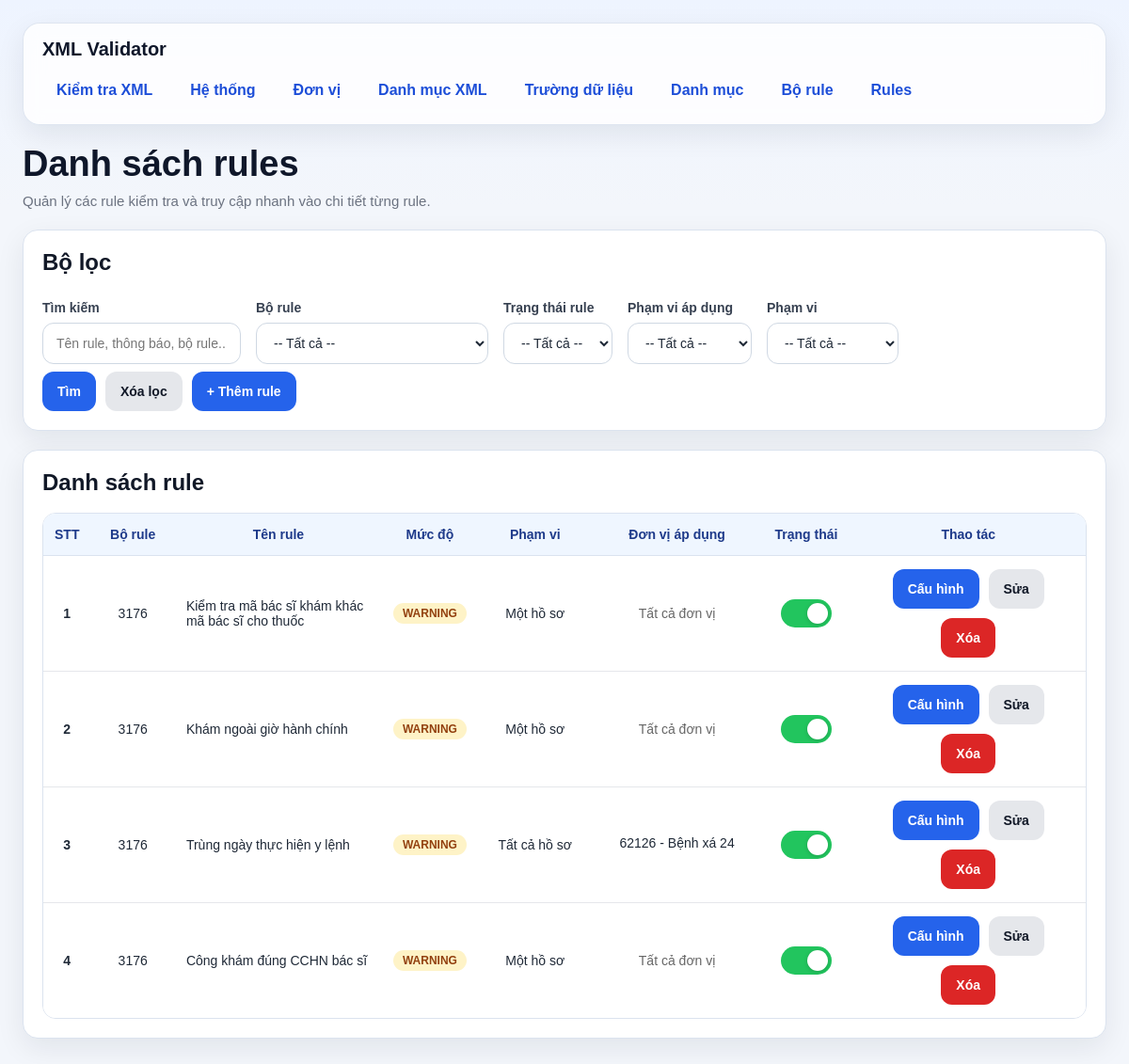
Screenshot of /rules/ with the database file from the repository.
### models/rule_model.py (models this page shows, shortened)
class Rule(db.Model):
    __tablename__ = "rule"
    id = db.Column(db.Integer, primary_key=True)
    bo_rule_id = db.Column(db.Integer, db.ForeignKey("bo_rule.id"), nullable=False)
    ten_rule = db.Column(db.String(255), nullable=False)
    thong_bao = db.Column(db.String(500), nullable=False)
    severity = db.Column(db.String(50), nullable=False, default="WARNING")
    is_active = db.Column(db.Boolean, nullable=False, default=True)
    apply_scope = db.Column(db.String(20), nullable=False, default="ALL")
    run_scope = db.Column(db.String(20), nullable=False, default="ONE_HOSO")
    bo_rule = db.relationship("BoRule", backref="rules")

class BoRule(db.Model):
    __tablename__ = "bo_rule"
    id = db.Column(db.Integer, primary_key=True)
    ma_bo_rule = db.Column(db.String(100), nullable=False, unique=True)
    ten_bo_rule = db.Column(db.String(255), nullable=False)
    mo_ta = db.Column(db.String(500), nullable=True)
    is_active = db.Column(db.Boolean, nullable=False, default=True)

### models/system_model.py (models this page shows, shortened)
class DonVi(db.Model):
    __tablename__ = "don_vi"
    id = db.Column(db.Integer, primary_key=True)
    ma_don_vi = db.Column(db.String(50), nullable=False, unique=True)
    ten_don_vi = db.Column(db.String(255), nullable=False)
    he_thong_id = db.Column(db.Integer, db.ForeignKey("he_thong.id"), nullable=False)
    api_username = db.Column(db.String(100))
    api_password = db.Column(db.String(100))
    api_base_url = db.Column(db.String(255))
    api_uuid = db.Column(db.Text)
    api_his_token = db.Column(db.Text)
    api_token_expire_at = db.Column(db.DateTime)
    api_jsessionid = db.Column(db.String(255))
    api_sessionid = db.Column(db.Text)
    he_thong = db.relationship("HeThong", backref="don_vis")

### routes/rule_routes.py (the view, shortened to what this page needs)
@rule_bp.route("/", methods=["GET"])
def list_rules():
    keyword = (request.args.get("keyword") or "").strip()
    status = (request.args.get("status") or "").strip()
    bo_rule_id = (request.args.get("bo_rule_id") or "").strip()
    apply_scope = (request.args.get("apply_scope") or "").strip().upper()
    don_vi_id = (request.args.get("don_vi_id") or "").strip()
    run_scope = (request.args.get("run_scope") or "").strip()
    query = Rule.query.join(BoRule)
    if run_scope:
        query = query.filter(Rule.run_scope == run_scope)
    if status == "active":
        query = query.filter(Rule.is_active.is_(True))
    elif status == "inactive":
        query = query.filter(Rule.is_active.is_(False))
    if bo_rule_id:
        query = query.filter(Rule.bo_rule_id == int(bo_rule_id))
    if apply_scope in ["ALL", "UNIT"]:
        query = query.filter(Rule.apply_scope == apply_scope)
    if don_vi_id:
        query = query.join(RuleUnit, RuleUnit.rule_id == Rule.id).filter(RuleUnit.don_vi_id == int(don_vi_id))
    rules = query.order_by(Rule.id.asc()).all()
    bo_rules = BoRule.query.order_by(BoRule.id.asc()).all()
    units = DonVi.query.order_by(DonVi.id.asc()).all()
    rule_unit_map = {}
    for rule in rules:
        rule_unit_map[rule.id] = [ru.don_vi for ru in getattr(rule, "rule_units", []) if ru.don_vi]
    return render_template(
        "rules.html",
        rules=rules,
        keyword=keyword,
        status=status,
        bo_rule_id=bo_rule_id,
        bo_rules=bo_rules,
        apply_scope=apply_scope,
        don_vi_id=don_vi_id,
        units=units,
        rule_unit_map=rule_unit_map
    )

### templates/rules.html (shortened to what this page needs)
{% extends "base.html" %}
{% block content %}
<div class="page-header">
    <h1 class="page-title">Danh sách rules</h1>
    <div class="page-subtitle">Quản lý các rule kiểm tra và truy cập nhanh vào chi tiết từng rule.</div>
</div>
<div class="card">
    <h2 class="card-title">Bộ lọc</h2>
    <form method="GET">
        <div class="grid">
            <div class="col-4">
                <label>Tìm kiếm</label>
                <input type="text" name="keyword" value="{{ keyword }}" placeholder="Tên rule, thông báo, bộ rule...">
            </div>
            <div class="col-4">
                <label>Bộ rule</label>
                <select name="bo_rule_id">
                    <option value="">-- Tất cả --</option>
                </select>
            </div>
            <div class="col-4">
                <label>Trạng thái rule</label>
                <select name="status">
                    <option value="">-- Tất cả --</option>
                </select>
            </div>
            <div class="col-4">
                <label>Phạm vi áp dụng</label>
                <select name="apply_scope" id="filter_apply_scope">
                    <option value="">-- Tất cả --</option>
                </select>
            </div>
            <div class="col-4">
                <label>Phạm vi</label>
                <select name="run_scope">
                    <option value="">-- Tất cả --</option>
                </select>
            </div>
        </div>
        <div class="actions">
            <button class="btn btn-primary" type="submit">Tìm</button>
            <a href="/rules" class="btn btn-secondary">Xóa lọc</a>
            <a href="/rules/create" class="btn btn-primary">+ Thêm rule</a>
        </div>
    </form>
</div>
<div class="card">
    <h2 class="card-title">Danh sách rule</h2>
    {% if rules %}
        <div class="table-wrap">
            <table>
                <thead>
                    <tr>
                        <th style="width: 50px;">STT</th>
                        <th style="width: 100px;">Bộ rule</th>
                        <th style="min-width: 220px;">Tên rule</th>
                        <th style="width: 100px;">Mức độ</th>
                        <th style="width: 140px;">Phạm vi</th>
                        <th style="min-width: 180px;">Đơn vị áp dụng</th>
                        <th style="width: 100px;">Trạng thái</th>
                        <th style="width: 300px;">Thao tác</th>
                    </tr>
                </thead>
                <tbody>
                    {% for r in rules %}
                    <tr>
                        <td><strong>{{ loop.index }}</strong></td>
                        <td>{{ r.bo_rule.ma_bo_rule }}</td>
                        <td style="text-align:left">{{ r.ten_rule }}</td>
                        <td>
                            {% if r.severity == 'ERROR' %}
                                <span class="badge badge-error">{{ r.severity }}</span>
                            {% else %}
                                <span class="badge badge-warning">{{ r.severity }}</span>
                            {% endif %}
                        </td>
                        <td>
                            {% if r.run_scope == 'ALL_HOSO' %}
                                <span">Tất cả hồ sơ</span>
                            {% else %}
                                <span>Một hồ sơ</span>
                            {% endif %}
                        </td>
                        <td>
                            {% set applied_units = rule_unit_map.get(r.id, []) %}
                            {% if r.apply_scope == 'ALL' %}
                                <span style="color: #666;">Tất cả đơn vị</span>
                            {% elif applied_units %}
                                <div class="unit-list">
                                    {% for u in applied_units %}
                                        <div>{{ u.ma_don_vi }} - {{ u.ten_don_vi }}</div>
                                    {% endfor %}
                                </div>
                            {% else %}
                                <span style="color: #999;">Chưa gán đơn vị</span>
                            {% endif %}
                        </td>
                        <td>
                            <form class="status-toggle-form" method="POST" action="/rules/{{ r.id }}/toggle-status">
                                <label class="status-switch" title="{% if r.is_active %}Đang bật{% else %}Đang tắt{% endif %}">
                                    <span class="status-slider"></span>
                                </label>
                            </form>
                        </td>
                        <td>
                            <div class="actions actions-center" style="margin-top:0px">
                                <a class="btn btn-primary" href="/rules/{{ r.id }}/details">Cấu hình</a>
                                <a class="btn btn-secondary" href="/rules/{{ r.id }}/edit">Sửa</a>
                                <form class="inline" method="POST" action="/rules/{{ r.id }}/delete" onsubmit="return confirm('Xóa rule này?');">
                                    <button class="btn btn-danger" type="submit">Xóa</button>
                                </form>
                            </div>
                        </td>
                    </tr>
                    {% endfor %}
                </tbody>
            </table>
        </div>
    {% else %}
        <div class="empty-state">Chưa có dữ liệu rule.</div>
    {% endif %}
</div>
{% endblock %}

### templates/base.html (style rules this page uses)
* { box-sizing: border-box; }
:root { --bg: #f3f6fb; --card: #ffffff; --card-soft: #f8fafc; --border: #dbe3ef; --text: #1f2937; --muted: #6b7280; --primary: #2563eb; --primary-hover: #1d4ed8; --danger: #dc2626; --danger-hover: #b91c1c; --success-bg: #dcfce7; --success-text: #166534; --warning-bg: #fef3c7; --warning-text: #92400e; --error-bg: #fee2e2; --error-text: #991b1b; --shadow: 0 10px 30px rgba(15, 23, 42, 0.08); --radius: 16px; }
body { margin: 0; font-family: Arial, Helvetica, sans-serif; background: linear-gradient(180deg, #eef4ff 0%, var(--bg) 220px); color: var(--text); }
.page-header { margin-bottom: 22px; }
.page-title { margin: 0; font-size: 38px; line-height: 1.15; color: #0f172a; }
.page-subtitle { margin-top: 8px; color: var(--muted); font-size: 15px; }
.card { background: var(--card); border: 1px solid var(--border); border-radius: var(--radius); box-shadow: var(--shadow); padding: 20px; margin-bottom: 20px; }
.card-title { margin: 0 0 18px 0; font-size: 24px; font-weight: 700; color: #111827; }
.grid { display: flex; grid-template-columns: repeat(12, 1fr); gap: 16px; }
.col-4 { grid-column: span 4; }
label { display: block; font-size: 14px; font-weight: 700; margin-bottom: 8px; margin-top: 8px; color: #374151; }
input[type="text"], input[type="date"], input[type="file"], input[type="password"], input[type="number"], select, textarea { width: 100%; min-height: 44px; border: 1px solid #cfd8e3; border-radius: 12px; padding: 10px 14px; font-size: 14px; background: #fff; color: var(--text); outline: none; transition: border-color 0.2s, box-shadow 0.2s; }
.actions { display: flex; flex-wrap: wrap; gap: 10px; margin-top: 8px; }
.actions-center { justify-content: center; }
.btn, button { border: none; min-height: 42px; padding: 10px 16px; border-radius: 12px; cursor: pointer; font-weight: 700; font-size: 14px; text-decoration: none; display: inline-flex; align-items: center; justify-content: center; transition: 0.2s ease; }
.btn-primary { background: var(--primary); color: white; }
.btn-secondary { background: #e5e7eb; color: #111827; }
.btn-danger { background: var(--danger); color: white; }
.badge { display: inline-flex; align-items: center; justify-content: center; border-radius: 999px; padding: 5px 10px; font-size: 12px; font-weight: 700; line-height: 1; white-space: nowrap; }
.badge-warning { background: var(--warning-bg); color: var(--warning-text); }
.table-wrap { overflow-x: auto; border: 1px solid var(--border); border-radius: 14px; }
table { width: 100%; border-collapse: collapse; background: white; }
th { background: #eff6ff; color: #1e3a8a; font-size: 14px; font-weight: 700; text-align: center; padding: 14px 12px; border-bottom: 1px solid var(--border); }
td { padding: 14px 12px; border-bottom: 1px solid #e5e7eb; vertical-align: middle; font-size: 14px; text-align: center; }
tbody tr:last-child td { border-bottom: none; }
.inline { display: inline; }

### templates/rules.html (style rules this page uses)
.status-toggle-form { margin: 0; }
.status-switch { position: relative; display: inline-block; width: 54px; height: 30px; vertical-align: middle; }
.status-slider { position: absolute; inset: 0; cursor: pointer; background: #d1d5db; border-radius: 999px; transition: 0.2s ease; }
.status-slider:before { content: ""; position: absolute; width: 22px; height: 22px; left: 4px; top: 4px; background: #fff; border-radius: 50%; transition: 0.2s ease; box-shadow: 0 1px 4px rgba(0,0,0,0.18); }
.status-switch input:checked + .status-slider { background: #22c55e; }
.status-switch input:checked + .status-slider:before { transform: translateX(24px); }
.unit-list div { margin-bottom: 4px; }

### rows the page displays
Rule: bo_rule.ma_bo_rule "3176", ten_rule "Kiểm tra mã bác sĩ khám khác mã bác sĩ cho thuốc", severity "WARNING", run_scope "Một hồ sơ", apply_scope "Tất cả đơn vị"
Rule: bo_rule.ma_bo_rule "3176", ten_rule "Khám ngoài giờ hành chính", severity "WARNING", run_scope "Một hồ sơ", apply_scope "Tất cả đơn vị"
Rule: bo_rule.ma_bo_rule "3176", ten_rule "Trùng ngày thực hiện y lệnh", severity "WARNING", run_scope "Tất cả hồ sơ"
DonVi: ma_don_vi "62126", ten_don_vi "Bệnh xá 24"
Rule: bo_rule.ma_bo_rule "3176", ten_rule "Công khám đúng CCHN bác sĩ", severity "WARNING", run_scope "Một hồ sơ", apply_scope "Tất cả đơn vị"
